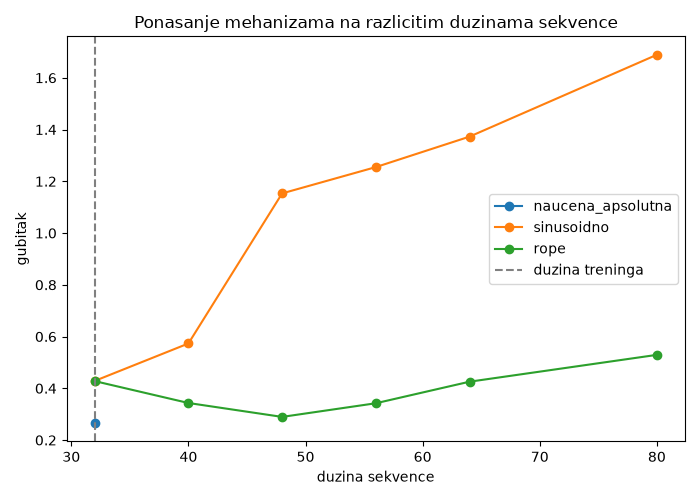

Python code for this plot:
import os
import sys
import torch
import matplotlib.pyplot as plt

KORIJEN_PROJEKTA = os.path.dirname(os.path.dirname(os.path.abspath(__file__)))
sys.path.insert(0, KORIJEN_PROJEKTA)

from tokenizator.treniraj_tokenizator import ucitaj_tokenizator
from src.pozicioni_kod import BezPozicije, NauceniApsolutniEmbeding, SinusoidnoKodiranje
from src.model import MiniTransformer

DUZINA_TRENINGA = 32
DUZINE_TESTA = [32, 40, 48, 56, 64, 80]
D_MODEL = 64


def ucitaj_model(naziv, pozicioni_kod, koristi_rope, velicina_vokabulara):
    model = MiniTransformer(
        velicina_vokabulara=velicina_vokabulara,
        duzina_konteksta=DUZINA_TRENINGA,
        d_model=D_MODEL,
        pozicioni_kod=pozicioni_kod,
        koristi_rope=koristi_rope,
    )
    putanja = os.path.join(KORIJEN_PROJEKTA, "rezultati", f"model_{naziv}.pt")
    model.load_state_dict(torch.load(putanja, map_location="cpu"))
    model.eval()
    return model


def izracunaj_gubitak(model, tokeni, duzina):
    ulaz = torch.tensor(tokeni[:duzina]).unsqueeze(0)
    cilj = torch.tensor(tokeni[1:duzina + 1]).unsqueeze(0)
    with torch.no_grad():
        logiti = model(ulaz)
        gubitak = torch.nn.functional.cross_entropy(
            logiti.reshape(-1, logiti.size(-1)), cilj.reshape(-1)
        )
    return gubitak.item()


if __name__ == "__main__":
    sp = ucitaj_tokenizator()
    putanja_korpusa = os.path.join(KORIJEN_PROJEKTA, "data", "trening.txt")
    tekst = open(putanja_korpusa, encoding="utf-8").read()
    tokeni = sp.encode(tekst, out_type=int)
    velicina_vokabulara = sp.get_piece_size()

    print(f"Model treniran na duzini {DUZINA_TRENINGA}, testiramo na: {DUZINE_TESTA}\n")

    rezultati = {"naucena_apsolutna": [], "sinusoidno": [], "rope": []}

    model_naucena = ucitaj_model(
        "naucena_apsolutna", NauceniApsolutniEmbeding(DUZINA_TRENINGA, D_MODEL), False, velicina_vokabulara
    )
    for duzina in DUZINE_TESTA:
        try:
            gubitak = izracunaj_gubitak(model_naucena, tokeni, duzina)
            rezultati["naucena_apsolutna"].append(gubitak)
            print(f"naucena_apsolutna, duzina {duzina}: gubitak = {gubitak:.4f}")
        except Exception:
            rezultati["naucena_apsolutna"].append(None)
            print(f"naucena_apsolutna, duzina {duzina}: greska, tabela pozicija ne pokriva ovu duzinu")

    # sinusoidno se moze unaprijed izracunati za bilo koju duzinu bez treninga
    maks_duzina_testa = max(DUZINE_TESTA)
    model_sinusoidno = ucitaj_model(
        "sinusoidno", SinusoidnoKodiranje(DUZINA_TRENINGA, D_MODEL), False, velicina_vokabulara
    )
    model_sinusoidno.pozicioni_kod = SinusoidnoKodiranje(DUZINA_TRENINGA, D_MODEL, maks_duzina=maks_duzina_testa)
    for duzina in DUZINE_TESTA:
        gubitak = izracunaj_gubitak(model_sinusoidno, tokeni, duzina)
        rezultati["sinusoidno"].append(gubitak)
        print(f"sinusoidno, duzina {duzina}: gubitak = {gubitak:.4f}")

    model_rope = ucitaj_model("rope", BezPozicije(), True, velicina_vokabulara)
    for duzina in DUZINE_TESTA:
        gubitak = izracunaj_gubitak(model_rope, tokeni, duzina)
        rezultati["rope"].append(gubitak)
        print(f"rope, duzina {duzina}: gubitak = {gubitak:.4f}")

    plt.figure(figsize=(7, 5))
    for naziv, vrijednosti in rezultati.items():
        x = [d for d, v in zip(DUZINE_TESTA, vrijednosti) if v is not None]
        y = [v for v in vrijednosti if v is not None]
        plt.plot(x, y, marker="o", label=naziv)
    plt.axvline(DUZINA_TRENINGA, color="gray", linestyle="--", label="duzina treninga")
    plt.xlabel("duzina sekvence")
    plt.ylabel("gubitak")
    plt.title("Ponasanje mehanizama na razlicitim duzinama sekvence")
    plt.legend()
    plt.tight_layout()

    izlazni_folder = os.path.dirname(os.path.abspath(__file__))
    putanja_slike = os.path.join(izlazni_folder, "duzina_sekvence.png")
    plt.savefig(putanja_slike)
    print(f"\nSacuvano: {putanja_slike}")
